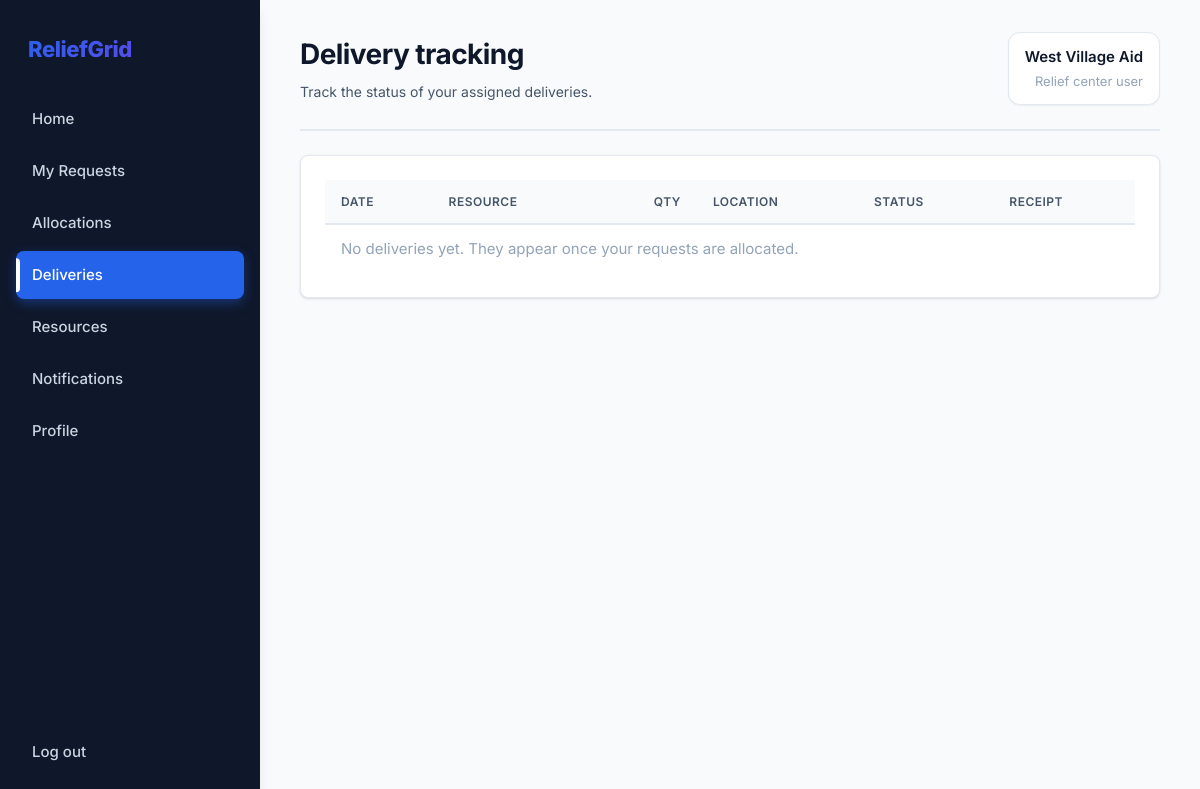
The page /my/deliveries (signed in) on the database as committed earlier.
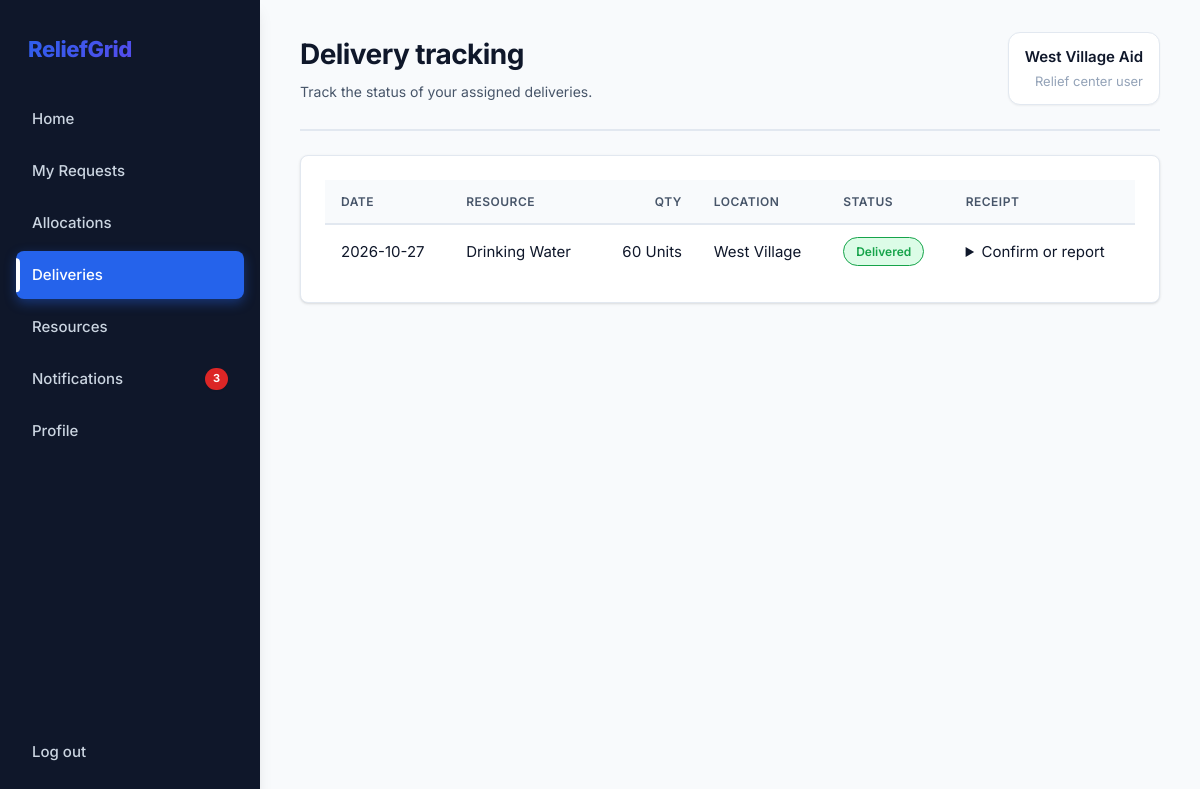
The same page on the database as committed later.
### tables this page shows
CREATE TABLE deliveries (
    id INTEGER PRIMARY KEY, request_id INTEGER NOT NULL REFERENCES requests(id),
    quantity INTEGER NOT NULL, origin TEXT NOT NULL DEFAULT 'Main Depot',
    status TEXT NOT NULL DEFAULT 'Assigned', confirmed INTEGER NOT NULL DEFAULT 0,
    issue TEXT, created_at TEXT DEFAULT CURRENT_TIMESTAMP
);

CREATE TABLE resources (
    id INTEGER PRIMARY KEY, name TEXT UNIQUE NOT NULL, unit TEXT NOT NULL,
    quantity INTEGER NOT NULL DEFAULT 0 CHECK (quantity >= 0),
    low_threshold INTEGER NOT NULL DEFAULT 0, updated_at TEXT DEFAULT CURRENT_TIMESTAMP
);

CREATE TABLE locations (
    id INTEGER PRIMARY KEY, disaster_id INTEGER REFERENCES disasters(id),
    name TEXT NOT NULL, type TEXT NOT NULL, severity TEXT NOT NULL,
    people_affected INTEGER NOT NULL DEFAULT 0, status TEXT NOT NULL DEFAULT 'Active',
    lat REAL, lng REAL
);

### app.py (the view)
@app.route("/my/deliveries")
@login_required("relief")
@ngo_approved_required()
def my_deliveries():
    rows = q("""SELECT d.*, rs.name AS resource_name, rs.unit, l.name AS location_name FROM deliveries d
                JOIN requests q ON q.id=d.request_id JOIN resources rs ON rs.id=q.resource_id
                JOIN locations l ON l.id=q.location_id WHERE q.user_id=? ORDER BY d.id DESC""", session["user_id"])
    return render_template("my_deliveries.html", rows=rows)

### app.py (called while the page is built)
def db():
    return database.get_db()

def q(sql, *args, one=False):
    rows = db().execute(sql, args).fetchall()
    return (rows[0] if rows else None) if one else rows

def login_required(role=None):
    def deco(f):
        @functools.wraps(f)
        def wrapper(*a, **kw):
            if "user_id" not in session:
                return redirect(url_for("login"))
            if role and session["role"] != role:
                flash("You don't have access to that page.", "error")
                return redirect(url_for("home_redirect"))
            return f(*a, **kw)
        return wrapper
    return deco

@app.context_processor
def inject_nav():
    if "user_id" not in session:
        return {}
    admin = session["role"] == "admin"
    unread = q("SELECT COUNT(*) c FROM notifications WHERE is_read=0 AND " + ("user_id IS NULL" if admin else "user_id=?"),
               *([] if admin else [session["user_id"]]), one=True)["c"]
    ngo_pending = q("SELECT COUNT(*) c FROM ngo_registrations WHERE status='PENDING'", one=True)["c"] if admin else 0
    return {"nav": ADMIN_NAV if admin else USER_NAV, "unread": unread, "ngo_pending": ngo_pending}

### templates/my_deliveries.html (shortened to what this page needs)
{% extends "base.html" %}{% from "_macros.html" import pill %}
{% block heading %}Delivery tracking{% endblock %}{% block sub %}Track the status of your assigned deliveries.{% endblock %}
{% block content %}<div class="card wrap"><table><tr><th>Date</th><th>Resource</th><th class="num">Qty</th><th>Location</th><th>Status</th><th>Receipt</th></tr>
{% for d in rows %}<tr><td>{{ d.created_at[:10] }}</td><td>{{ d.resource_name }}</td><td class="num">{{ d.quantity }} {{ d.unit }}</td><td>{{ d.location_name }}</td><td>{{ pill(d.status) }}</td>
<td>{% if d.status == 'Assigned' %}<span class="muted small-text">Not dispatched yet</span>
{% else %}{% if d.issue %}<span class="neg small-text">Reported: {{ d.issue }}</span>{% elif d.confirmed %}<span class="small-text">Receipt confirmed</span>{% endif %}
{% if not d.confirmed %}<details><summary>Confirm or report</summary><form method="post" action="{{ url_for('delivery_feedback', did=d.id, action='confirm') }}" style="margin:6px 0"><button class="small">Confirm receipt</button></form>
</details>{% endif %}{% endif %}</td></tr>
{% else %}<tr><td colspan="6" class="muted">No deliveries yet. They appear once your requests are allocated.</td></tr>{% endfor %}</table></div>{% endblock %}

### templates/_macros.html (shortened to what this page needs)
{% macro pill(text) %}<span class="pill {{ text|lower|replace(' ','-') }}">{{ text }}</span>{% endmacro %}

Rows that differ between the two databases and show on the page:
added deliveries: created_at "2026-10-27", resource_name "Drinking Water", quantity "60", unit "Units", location_name "West Village", status "Delivered"
Other text that changed with them:
new list line: "Notifications 3"
list line gone: "Notifications"
text no longer shown: "No deliveries yet. They appear once your requests are allocated."
